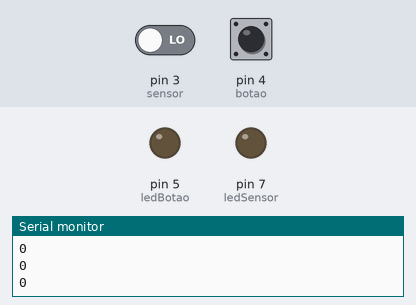
Bench run of a sketch on a simulated Arduino Uno, built with avr-gcc and run on an emulated ATmega328P. Shown: output pins drawn as LEDs (lit = HIGH), the last lines printed to the serial monitor. The test bench sets the inputs (shaded band); at power-on: pin 3 (sensor) LOW, pin 4 (botao) HIGH.

Above: at 1.2 s.
1.3 s: pin 3 (sensor) driven HIGH
At 2.2 s:
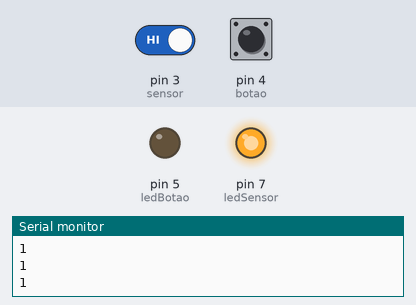
2.8 s: pin 4 (botao) pulled LOW for 0.15 s
At 3.5 s:
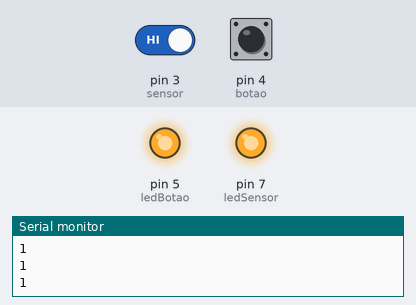
4.4 s: pin 3 (sensor) driven LOW
At 5.6 s:
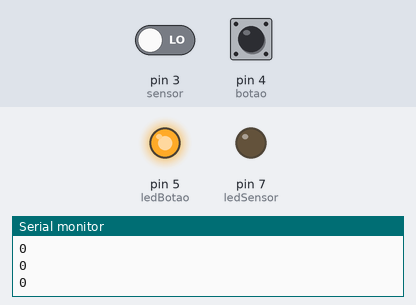
5.9 s: pin 4 (botao) pulled LOW for 1 s
At 7.1 s:
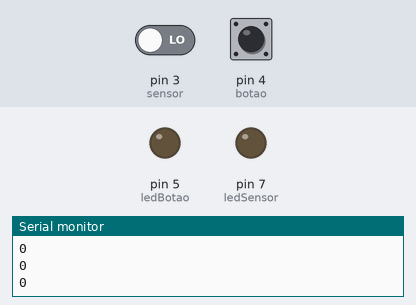
8.4 s: pin 4 (botao) pulled LOW for 3.2 s
At 8.7 s:
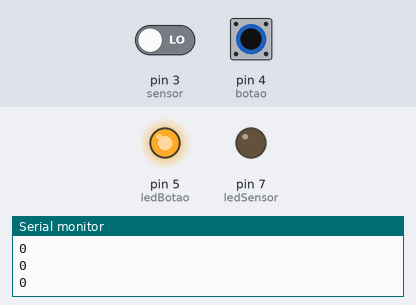
Timing chart, 0 to 11.4 s (numbered marks = the images above; inputs shaded):
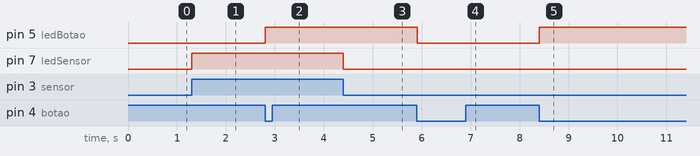

Measured:
- after the input at 1.3 s, pin 7 (ledSensor): LOW → HIGH at once
- after the input at 2.8 s, pin 5 (ledBotao): LOW → HIGH at once
- after the input at 4.4 s, pin 7 (ledSensor): HIGH → LOW at once
- after the input at 5.9 s, pin 5 (ledBotao): HIGH → LOW at once
- after the input at 8.4 s, pin 5 (ledBotao): LOW → HIGH at once

The sketch:

tamolascado0.1.ino
```cpp
/*
  Programa: LED com Sensor PIR + LED com Botão
  Ajustado para qualquer tipo de PIR
*/

// Pinos
int sensor = 3;       // PIR
int botao = 4;        // Botão
int ledBotao = 5;     // LED controlado pelo botão
int ledSensor = 7;    // LED controlado pelo sensor

// Variáveis
bool ledEstado = false;
int botaoAnterior = HIGH;

void setup() {
  pinMode(sensor, INPUT);
  pinMode(botao, INPUT_PULLUP);   // Botão com resistor pull-up interno
  pinMode(ledSensor, OUTPUT);
  pinMode(ledBotao, OUTPUT);
  Serial.begin(9600);

  Serial.println("Aguarde 30s para o PIR calibrar...");
}

void loop() {
  // ----- LED do Sensor PIR -----
  int leituraSensor = digitalRead(sensor);
  Serial.println(leituraSensor); // Mostra valores no Serial Monitor (0 ou 1)

  // Se mudar de estado, acende o LED (funciona p/ PIR ativo em HIGH ou LOW)
  if (leituraSensor == HIGH) {
    digitalWrite(ledSensor, HIGH);
  } else {
    digitalWrite(ledSensor, LOW);
  }

  // ----- LED do Botão -----
  int estadoBotao = digitalRead(botao);

  if (estadoBotao == LOW && botaoAnterior == HIGH) {
    ledEstado = !ledEstado;  // Alterna estado do LED
    digitalWrite(ledBotao, ledEstado ? HIGH : LOW);
    delay(200); // debounce simples
  }

  botaoAnterior = estadoBotao;

  delay(10);
}
```
